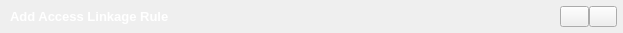
  <widget class="QWidget" name="widget_2" native="true">
   <property name="geometry">
    <rect>
     <x>0</x>
     <y>0</y>
     <width>623</width>
     <height>33</height>
    </rect>
   </property>
   <property name="minimumSize">
    <size>
     <width>0</width>
     <height>33</height>
    </size>
   </property>
   <property name="maximumSize">
    <size>
     <width>16777215</width>
     <height>33</height>
    </size>
   </property>
   <layout class="QHBoxLayout" name="horizontalLayout">
    <property name="spacing">
     <number>0</number>
    </property>
    <property name="leftMargin">
     <number>0</number>
    </property>
    <property name="topMargin">
     <number>0</number>
    </property>
    <property name="rightMargin">
     <number>0</number>
    </property>
    <property name="bottomMargin">
     <number>0</number>
    </property>
    <item>
     <spacer name="horizontalSpacer_3">
      <property name="orientation">
       <enum>Qt::Horizontal</enum>
      </property>
      <property name="sizeType">
       <enum>QSizePolicy::Minimum</enum>
      </property>
      <property name="sizeHint" stdset="0">
       <size>
        <width>10</width>
        <height>20</height>
       </size>
      </property>
     </spacer>
    </item>
    <item>
     <widget class="QLabel" name="label_7">
      <property name="palette">
       <palette>
        <active>
         <colorrole role="WindowText">
          <brush brushstyle="SolidPattern">
           <color alpha="255">
            <red>255</red>
            <green>255</green>
            <blue>255</blue>
           </color>
          </brush>
         </colorrole>
         <colorrole role="Button">
          <brush brushstyle="SolidPattern">
           <color alpha="255">
            <red>0</red>
            <green>0</green>
            <blue>0</blue>
           </color>
          </brush>
         </colorrole>
         <colorrole role="Light">
          <brush brushstyle="SolidPattern">
           <color alpha="255">
            <red>0</red>
            <green>0</green>
            <blue>0</blue>
           </color>
          </brush>
         </colorrole>
         <colorrole role="Midlight">
          <brush brushstyle="SolidPattern">
           <color alpha="255">
            <red>0</red>
            <green>0</green>
            <blue>0</blue>
           </color>
          </brush>
         </colorrole>
         <colorrole role="Dark">
          <brush brushstyle="SolidPattern">
           <color alpha="255">
            <red>0</red>
            <green>0</green>
            <blue>0</blue>
           </color>
          </brush>
         </colorrole>
         <colorrole role="Mid">
          <brush brushstyle="SolidPattern">
           <color alpha="255">
            <red>0</red>
            <green>0</green>
            <blue>0</blue>
           </color>
          </brush>
         </colorrole>
         <colorrole role="Text">
          <brush brushstyle="SolidPattern">
           <color alpha="255">
            <red>255</red>
            <green>255</green>
            <blue>255</blue>
           </color>
          </brush>
         </colorrole>
         <colorrole role="BrightText">
          <brush brushstyle="SolidPattern">
           <color alpha="255">
            <red>255</red>
            <green>255</green>
            <blue>255</blue>
           </color>
          </brush>
         </colorrole>
         <colorrole role="ButtonText">
          <brush brushstyle="SolidPattern">
           <color alpha="255">
            <red>255</red>
            <green>255</green>
            <blue>255</blue>
           </color>
          </brush>
         </colorrole>
         <colorrole role="Base">
          <brush brushstyle="SolidPattern">
           <color alpha="255">
            <red>0</red>
            <green>0</green>
            <blue>0</blue>
           </color>
          </brush>
         </colorrole>
         <colorrole role="Window">
          <brush brushstyle="SolidPattern">
           <color alpha="255">
            <red>0</red>
            <green>0</green>
            <blue>0</blue>
           </color>
          </brush>
         </colorrole>
         <colorrole role="Shadow">
          <brush brushstyle="SolidPattern">
           <color alpha="255">
            <red>0</red>
            <green>0</green>
            <blue>0</blue>
           </color>
          </brush>
         </colorrole>
         <colorrole role="AlternateBase">
          <brush brushstyle="SolidPattern">
           <color alpha="255">
            <red>0</red>
            <green>0</green>
            <blue>0</blue>
           </color>
          </brush>
         </colorrole>
         <colorrole role="ToolTipBase">
          <brush brushstyle="SolidPattern">
           <color alpha="255">
            <red>255</red>
            <green>255</green>
            <blue>220</blue>
           </color>
          </brush>
         </colorrole>
         <colorrole role="ToolTipText">
          <brush brushstyle="SolidPattern">
           <color alpha="255">
            <red>0</red>
            <green>0</green>
            <blue>0</blue>
           </color>
          </brush>
         </colorrole>
        </active>
        <inactive>
         <colorrole role="WindowText">
          <brush brushstyle="SolidPattern">
           <color alpha="255">
            <red>255</red>
            <green>255</green>
            <blue>255</blue>
           </color>
          </brush>
         </colorrole>
         <colorrole role="Button">
          <brush brushstyle="SolidPattern">
           <color alpha="255">
            <red>0</red>
            <green>0</green>
            <blue>0</blue>
           </color>
          </brush>
         </colorrole>
         <colorrole role="Light">
          <brush brushstyle="SolidPattern">
           <color alpha="255">
            <red>0</red>
            <green>0</green>
            <blue>0</blue>
           </color>
          </brush>
         </colorrole>
         <colorrole role="Midlight">
          <brush brushstyle="SolidPattern">
           <color alpha="255">
            <red>0</red>
            <green>0</green>
            <blue>0</blue>
           </color>
          </brush>
         </colorrole>
         <colorrole role="Dark">
          <brush brushstyle="SolidPattern">
           <color alpha="255">
            <red>0</red>
            <green>0</green>
            <blue>0</blue>
           </color>
          </brush>
         </colorrole>
         <colorrole role="Mid">
          <brush brushstyle="SolidPattern">
           <color alpha="255">
            <red>0</red>
            <green>0</green>
            <blue>0</blue>
           </color>
          </brush>
         </colorrole>
         <colorrole role="Text">
          <brush brushstyle="SolidPattern">
           <color alpha="255">
            <red>255</red>
            <green>255</green>
            <blue>255</blue>
           </color>
          </brush>
         </colorrole>
         <colorrole role="BrightText">
          <brush brushstyle="SolidPattern">
           <color alpha="255">
            <red>255</red>
            <green>255</green>
            <blue>255</blue>
           </color>
          </brush>
         </colorrole>
         <colorrole role="ButtonText">
          <brush brushstyle="SolidPattern">
           <color alpha="255">
            <red>255</red>
            <green>255</green>
            <blue>255</blue>
           </color>
          </brush>
         </colorrole>
         <colorrole role="Base">
          <brush brushstyle="SolidPattern">
           <color alpha="255">
            <red>0</red>
            <green>0</green>
            <blue>0</blue>
           </color>
          </brush>
         </colorrole>
         <colorrole role="Window">
          <brush brushstyle="SolidPattern">
           <color alpha="255">
            <red>0</red>
            <green>0</green>
            <blue>0</blue>
           </color>
          </brush>
         </colorrole>
         <colorrole role="Shadow">
          <brush brushstyle="SolidPattern">
           <color alpha="255">
            <red>0</red>
            <green>0</green>
            <blue>0</blue>
           </color>
          </brush>
         </colorrole>
         <colorrole role="AlternateBase">
          <brush brushstyle="SolidPattern">
           <color alpha="255">
            <red>0</red>
            <green>0</green>
            <blue>0</blue>
           </color>
          </brush>
         </colorrole>
         <colorrole role="ToolTipBase">
          <brush brushstyle="SolidPattern">
           <color alpha="255">
            <red>255</red>
            <green>255</green>
            <blue>220</blue>
           </color>
          </brush>
         </colorrole>
         <colorrole role="ToolTipText">
          <brush brushstyle="SolidPattern">
           <color alpha="255">
            <red>0</red>
            <green>0</green>
            <blue>0</blue>
           </color>
          </brush>
         </colorrole>
        </inactive>
        <disabled>
         <colorrole role="WindowText">
          <brush brushstyle="SolidPattern">
           <color alpha="255">
            <red>0</red>
            <green>0</green>
            <blue>0</blue>
           </color>
          </brush>
         </colorrole>
         <colorrole role="Button">
          <brush brushstyle="SolidPattern">
           <color alpha="255">
            <red>0</red>
            <green>0</green>
            <blue>0</blue>
           </color>
          </brush>
         </colorrole>
         <colorrole role="Light">
          <brush brushstyle="SolidPattern">
           <color alpha="255">
            <red>0</red>
            <green>0</green>
            <blue>0</blue>
           </color>
          </brush>
         </colorrole>
         <colorrole role="Midlight">
          <brush brushstyle="SolidPattern">
           <color alpha="255">
            <red>0</red>
            <green>0</green>
            <blue>0</blue>
           </color>
          </brush>
         </colorrole>
         <colorrole role="Dark">
          <brush brushstyle="SolidPattern">
           <color alpha="255">
            <red>0</red>
            <green>0</green>
            <blue>0</blue>
           </color>
          </brush>
         </colorrole>
         <colorrole role="Mid">
          <brush brushstyle="SolidPattern">
           <color alpha="255">
            <red>0</red>
            <green>0</green>
            <blue>0</blue>
           </color>
          </brush>
         </colorrole>
         <colorrole role="Text">
          <brush brushstyle="SolidPattern">
           <color alpha="255">
            <red>0</red>
            <green>0</green>
            <blue>0</blue>
           </color>
          </brush>
         </colorrole>
         <colorrole role="BrightText">
          <brush brushstyle="SolidPattern">
           <color alpha="255">
            <red>255</red>
            <green>255</green>
            <blue>255</blue>
           </color>
          </brush>
         </colorrole>
         <colorrole role="ButtonText">
          <brush brushstyle="SolidPattern">
           <color alpha="255">
            <red>0</red>
            <green>0</green>
            <blue>0</blue>
           </color>
          </brush>
         </colorrole>
         <colorrole role="Base">
          <brush brushstyle="SolidPattern">
           <color alpha="255">
            <red>0</red>
            <green>0</green>
            <blue>0</blue>
           </color>
          </brush>
         </colorrole>
         <colorrole role="Window">
          <brush brushstyle="SolidPattern">
           <color alpha="255">
            <red>0</red>
            <green>0</green>
            <blue>0</blue>
           </color>
          </brush>
         </colorrole>
         <colorrole role="Shadow">
          <brush brushstyle="SolidPattern">
           <color alpha="255">
            <red>0</red>
            <green>0</green>
            <blue>0</blue>
           </color>
          </brush>
         </colorrole>
         <colorrole role="AlternateBase">
          <brush brushstyle="SolidPattern">
           <color alpha="255">
            <red>0</red>
            <green>0</green>
            <blue>0</blue>
           </color>
          </brush>
         </colorrole>
         <colorrole role="ToolTipBase">
          <brush brushstyle="SolidPattern">
           <color alpha="255">
            <red>255</red>
            <green>255</green>
            <blue>220</blue>
           </color>
          </brush>
         </colorrole>
         <colorrole role="ToolTipText">
          <brush brushstyle="SolidPattern">
           <color alpha="255">
            <red>0</red>
            <green>0</green>
            <blue>0</blue>
           </color>
          </brush>
         </colorrole>
        </disabled>
       </palette>
      </property>
      <property name="font">
       <font>
        <pointsize>10</pointsize>
        <weight>75</weight>
        <bold>true</bold>
       </font>
      </property>
      <property name="text">
       <string>Add Access Linkage Rule</string>
      </property>
     </widget>
    </item>
    <item>
     <spacer name="horizontalSpacer">
      <property name="orientation">
       <enum>Qt::Horizontal</enum>
      </property>
      <property name="sizeHint" stdset="0">
       <size>
        <width>40</width>
        <height>20</height>
       </size>
      </property>
     </spacer>
    </item>
    <item>
     <widget class="QPushButton" name="btn_minimum">
      <property name="sizePolicy">
       <sizepolicy hsizetype="Fixed" vsizetype="Fixed">
        <horstretch>0</horstretch>
        <verstretch>0</verstretch>
       </sizepolicy>
      </property>
      <property name="minimumSize">
       <size>
        <width>29</width>
        <height>21</height>
       </size>
      </property>
      <property name="maximumSize">
       <size>
        <width>29</width>
        <height>21</height>
       </size>
      </property>
      <property name="cursor">
       <cursorShape>PointingHandCursor</cursorShape>
      </property>
      <property name="text">
       <string/>
      </property>
     </widget>
    </item>
    <item>
     <widget class="QPushButton" name="btn_close">
      <property name="sizePolicy">
       <sizepolicy hsizetype="Fixed" vsizetype="Fixed">
        <horstretch>0</horstretch>
        <verstretch>0</verstretch>
       </sizepolicy>
      </property>
      <property name="minimumSize">
       <size>
        <width>28</width>
        <height>21</height>
       </size>
      </property>
      <property name="maximumSize">
       <size>
        <width>28</width>
        <height>21</height>
       </size>
      </property>
      <property name="cursor">
       <cursorShape>PointingHandCursor</cursorShape>
      </property>
      <property name="text">
       <string/>
      </property>
     </widget>
    </item>
    <item>
     <spacer name="horizontalSpacer_2">
      <property name="orientation">
       <enum>Qt::Horizontal</enum>
      </property>
      <property name="sizeType">
       <enum>QSizePolicy::Minimum</enum>
      </property>
      <property name="sizeHint" stdset="0">
       <size>
        <width>6</width>
        <height>20</height>
       </size>
      </property>
     </spacer>
    </item>
   </layout>
  </widget>
